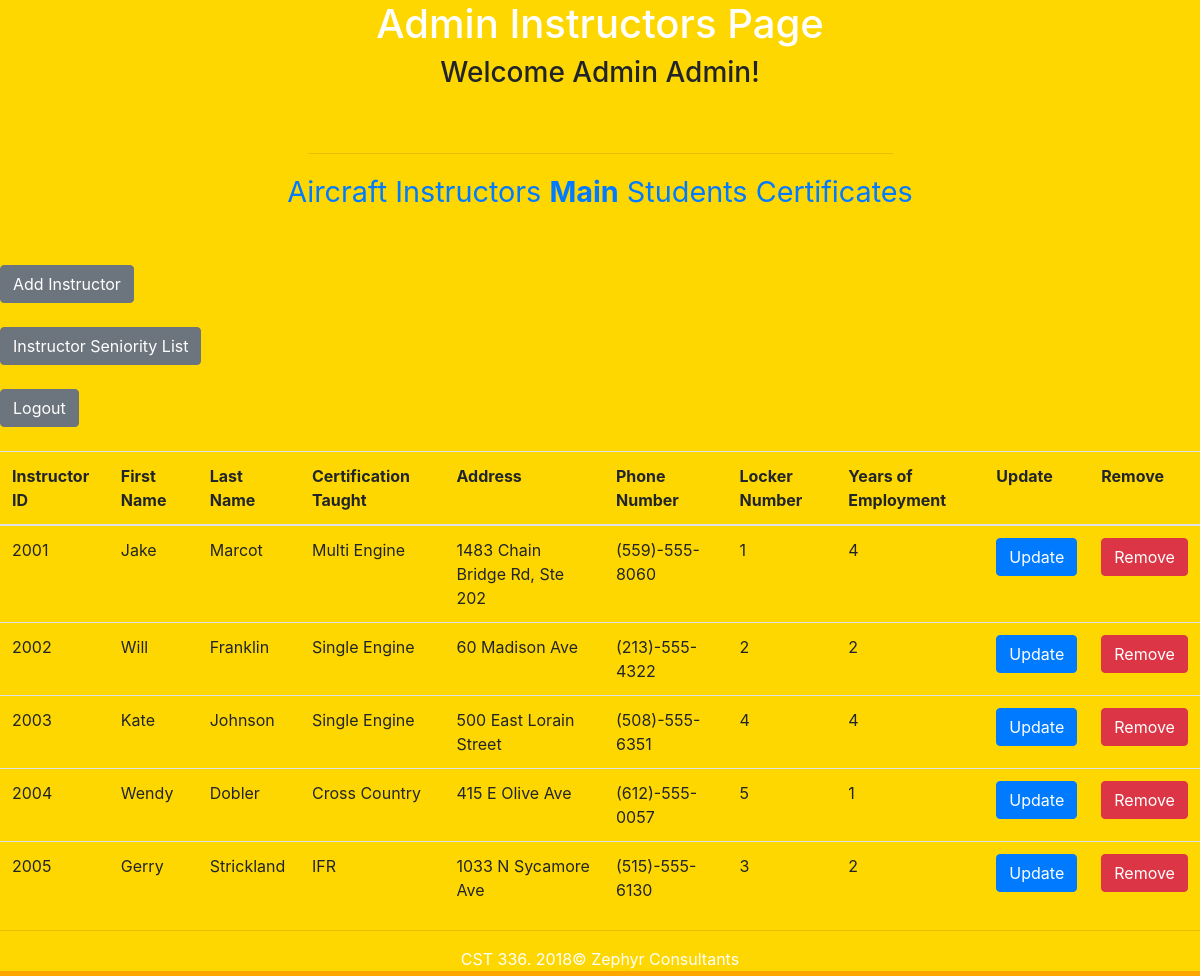
The app's page /finalProject/admin/instructorsSubAdmin.php (signed in) with its own data.
### tables this page shows
CREATE TABLE `instructors` (
  `instructorid` int(10) NOT NULL,
  `firstname` char(35) DEFAULT NULL,
  `lastname` char(35) DEFAULT NULL,
  `cert_type` char(20) DEFAULT NULL,
  `address` char(50) DEFAULT NULL,
  `phone_number` varchar(50) DEFAULT NULL,
  `locker_number` int(10) DEFAULT NULL,
  `years_of_employment` int(10) DEFAULT NULL
);

### finalProject/admin/instructorsSubAdmin.php (the view, shortened to what this page needs)
<?php
$conn = getDatabaseConnection("channel_islands");
function displayAllInstructors() {
    global $conn;
    $sql="SELECT * FROM instructors";
    $statement = $conn->prepare($sql);
    $statement->execute();
    $records = $statement->fetchAll(PDO::FETCH_ASSOC);
    return $records;
}
?>
<!DOCTYPE html>
<html>
    <head>
        <link rel="stylesheet" href="https://stackpath.bootstrapcdn.com/bootstrap/4.1.2/css/bootstrap.min.css">
        <link href="css/styles.css" rel="stylesheet" type="text/css" />
    </head>
    <body>
        <header>
            <h1> Admin Instructors Page </h1>
        </header>
        <h3> Welcome <?=$_SESSION['adminName']?>!</h3><br />
        <nav>
            <hr width="50%" />
            <a href="aircraftSubAdmin.php">Aircraft</a>
            <a href="instructorsSubAdmin.php">Instructors</a>
            <a href="mainAdmin.php"><strong>Main</strong></a>
            <a href="studentsSubAdmin.php">Students</a>
            <a href="certificatesSubAdmin.php">Certificates</a>
        </nav>
        <br /><br />
        <form action="addInstructors.php">
            <input type="submit" class = 'btn btn-secondary' id = "beginning" name="addInstructors" value="Add Instructor"/>
        </form>
        <br />
        <form action="instructorSeniority.php">
            <input type="submit" class = 'btn btn-secondary' id = "beginning" name="instructorSeniority" value="Instructor Seniority List"/>
        </form>
        <br />
        <form action="/cst336/finalProject/logout.php">
            <input type="submit" class = 'btn btn-secondary' id = "beginning" value="Logout"/>
        </form>
        <br />
        <?php
        $records=displayAllInstructors();
        echo "<table class='table table-hover'>";
        echo "<thread>
        <tr>
            <th scope='col'>Instructor ID</th>
            <th scope='col'>First Name</th>
            <th scope='col'>Last Name</th>
            <th scope='col'>Certification Taught</th>
            <th scope='col'>Address</th>
            <th scope='col'>Phone Number</th>
            <th scope='col'>Locker Number</th>
            <th scope='col'>Years of Employment</th>
            <th scope='col'>Update</th>
            <th scope='col'>Remove</th>
        </tr>
       </thread>";
       echo"<tbody>";
       foreach($records as $record) {
           echo "<tr>";
           echo "<td>" . $record['instructorid'] . "</td>";
           echo "<td>" . $record['firstname'] . "</td>";
           echo "<td>" . $record['lastname'] . "</td>";
           echo "<td>" . $record['cert_type'] . "</td>";
           echo "<td>" . $record['address'] . "</td>";
           echo "<td>" . $record['phone_number'] . "</td>";
           echo "<td>" . $record['locker_number'] . "</td>";
           echo "<td>" . $record['years_of_employment'] . "</td>";
           echo "<td><a class='btn btn-primary' href='updateInstructors.php?instructorid=" . $record['instructorid'] . "'>Update</a></td>";
           echo "<form action='deleteInstructors.php' onsubmit='return confirmDelete()'>";
           echo "<td><input type='submit' class = 'btn btn-danger' value='Remove'></td>";
       }
       echo "</tbody>";
       echo "</table>";
       ?>
       <footer>
            <hr>
            CST 336. 2018&copy;  Zephyr Consultants <br />
        </footer>
    </body>
</html>

### finalProject/admin/css/styles.css (style rules this page uses)
nav { padding: 15px; padding-bottom: 4px; font-size: 1.8em; text-decoration: none; color: white; }
h3 { text-align: center; }
header, nav { text-align: center; color: white; }
body { background-color:gold; }
footer { text-align: center; color: white; border-bottom: 5px orange solid; }

### records on screen
instructors: instructorid "2001", firstname "Jake", lastname "Marcot", cert_type "Multi Engine", address "1483 Chain Bridge Rd, Ste 202", phone_number "(559)-555-8060", locker_number "1", years_of_employment "4"
instructors: instructorid "2002", firstname "Will", lastname "Franklin", cert_type "Single Engine", address "60 Madison Ave", phone_number "(213)-555-4322", locker_number "2", years_of_employment "2"
instructors: instructorid "2003", firstname "Kate", lastname "Johnson", cert_type "Single Engine", address "500 East Lorain Street", phone_number "(508)-555-6351", locker_number "4", years_of_employment "4"
instructors: instructorid "2004", firstname "Wendy", lastname "Dobler", cert_type "Cross Country", address "415 E Olive Ave", phone_number "(612)-555-0057", locker_number "5", years_of_employment "1"
instructors: instructorid "2005", firstname "Gerry", lastname "Strickland", cert_type "IFR", address "1033 N Sycamore Ave", phone_number "(515)-555-6130", locker_number "3", years_of_employment "2"

### other values on screen
$_SESSION['adminName'] "Admin Admin"
